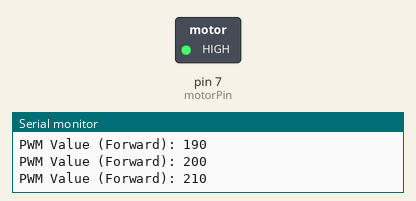
Simulated run of this sketch. Board: Arduino Uno, built with avr-gcc and run on an emulated ATmega328P. Shown: switched loads named in the sketch (green lamp = pin HIGH), the last lines printed to the serial monitor.

Above: at 2.0 s.
At 8.7 s:
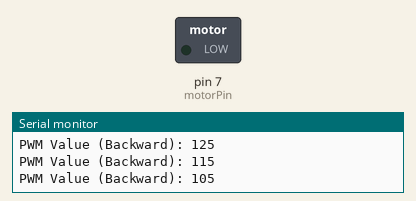
Timing chart, 0 to 13.0 s (numbered marks = the images above):
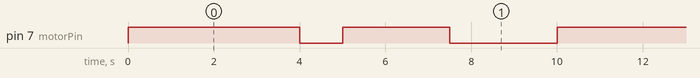

The sketch:

vesc-arduino-forward-backwards.ino
```cpp
const int stby = 6;
const int motorPin = 7;
const int minimumPWM = 180;

void setup() {
  Serial.begin(115200);
  pinMode(motorPin, OUTPUT);
  digitalWrite(stby, HIGH);
}

void loop() {
  // Forward motion for 5 seconds
  for (int pwmValue = minimumPWM; pwmValue <= 255; pwmValue += 10) {
    analogWrite(motorPin, pwmValue);
    Serial.print("PWM Value (Forward): ");
    Serial.println(pwmValue);
    delay(500);
  }

  // Stop before going backward
  analogWrite(motorPin, 0);
  delay(1000);

  // Backward motion for 5 seconds
  for (int pwmValue = 175; pwmValue >= 105; pwmValue -= 10) {
    analogWrite(motorPin, pwmValue);
    Serial.print("PWM Value (Backward): ");
    Serial.println(pwmValue);
    delay(500);
  }

  // Stop and reset for the next iteration
  analogWrite(motorPin, 0);
  delay(1000);
}
```

Measured:
- by itself, pin 7 (motorPin): repeats every 10.0 s: LOW 1.0 s, HIGH 2.5 s, LOW 2.5 s, HIGH 4.0 s
- by itself, everything shown: repeats every 10.0 s, in 4 steps
